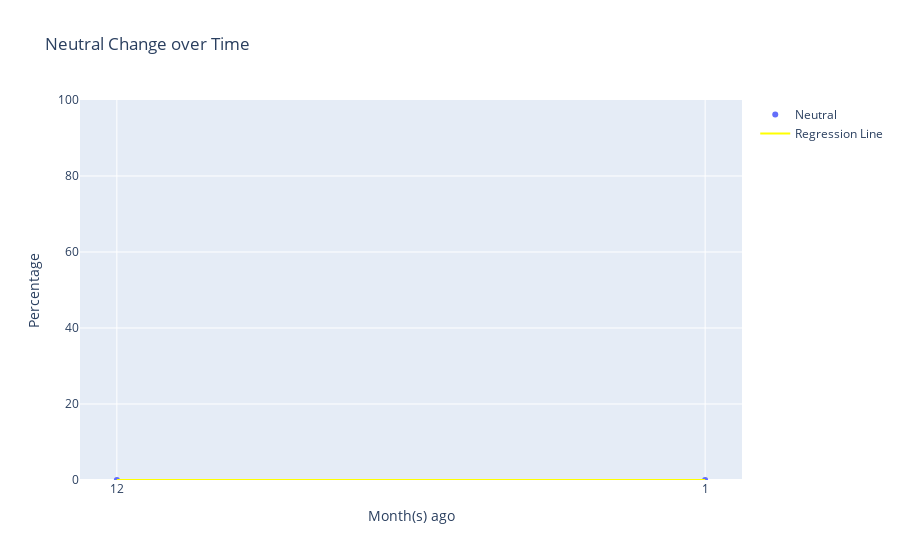

Notebook code for this chart:
### Markdown cell above
## Subgraph

### Code cell
y_values = df_groupby_date_label['NEUTRAL']/df_groupby_date_label['TOTAL']*100

x_numeric = np.arange(len(df_groupby_date_label.index)).reshape(-1, 1)

model = LinearRegression()
model.fit(x_numeric, y_values)
line = model.predict(x_numeric)

hover_text = ['Y: {:.2f}%<br>Percent Change with previous month: {:.2f}%<br>Absolute Change with previous month: {:.2f}%'.format(y_values[i], (y_values[i]-y_values[i-1])/y_values[i-1]*100, y_values[i]-y_values[i-1]) if y_values[i]-y_values[i-1] <= 0 else 'Y: {:.2f}%<br>Percent Change with previous month: +{:.2f}%<br>Absolute Change with previous month: +{:.2f}%'.format(y_values[i], (y_values[i]-y_values[i-1])/y_values[i-1]*100, y_values[i]-y_values[i-1]) for i in range(1, len(y_values))]
hover_text.insert(0, 'Y: '+"{:.2f}".format(y_values[0])+'%<br>Percent Change with previous month: 0%<br>Absolute Change with previous month: 0%')

fig4 = go.Figure()
fig4.add_trace(go.Scatter(x=df_groupby_date_label.index,
                         y=y_values,
                         mode='markers',
                         marker=dict(color='#636efa'),
                         name='Neutral',
                         text=hover_text,
                         hovertemplate='%{text}<extra></extra>'))

fig4.add_trace(go.Scatter(x=df_groupby_date_label.index,
                         y=line,
                         mode='lines',
                         line=dict(color='yellow'),
                         name='Regression Line',
                         text=['Percentage Change over the whole period: {:.2f}%'.format(line[-1]-line[0]) if (line[-1]-line[0]) <= 0 else 'Percentage Change over the whole period: +{:.2f}%'.format(line[-1]-line[0]) for i in range(len(y_values))],
                         hovertemplate='%{text}<extra></extra>'))

fig4.update_layout(title='Neutral Change over Time', xaxis_title='Month(s) ago', yaxis_title='Percentage', yaxis_range=[0,100])
fig4.show()

### Figure 1 — Plotly figure (JSON) as saved in the notebook; plotly's stock layout.template omitted (floating-point values rounded to 4 significant figures)
{"data": [{"hovertemplate": "%{text}<extra></extra>", "marker": {"color": "#636efa"}, "mode": "markers", "name": "Neutral", "text": ["Y: 0.00%<br>Percent Change with previous month: 0%<br>Absolute Change with previous month: 0%", "Y: 0.00%<br>Percent Change with previous month: nan%<br>Absolute Change with previous month: 0.00%"], "type": "scatter", "x": ["12", "1"], "y": [0, 0]}, {"hovertemplate": "%{text}<extra></extra>", "line": {"color": "yellow"}, "mode": "lines", "name": "Regression Line", "text": ["Percentage Change over the whole period: 0.00%", "Percentage Change over the whole period: 0.00%"], "type": "scatter", "x": ["12", "1"], "y": [0, 0]}], "layout": {"title": {"text": "Neutral Change over Time"}, "xaxis": {"title": {"text": "Month(s) ago"}}, "yaxis": {"range": [0, 100], "title": {"text": "Percentage"}}}}
